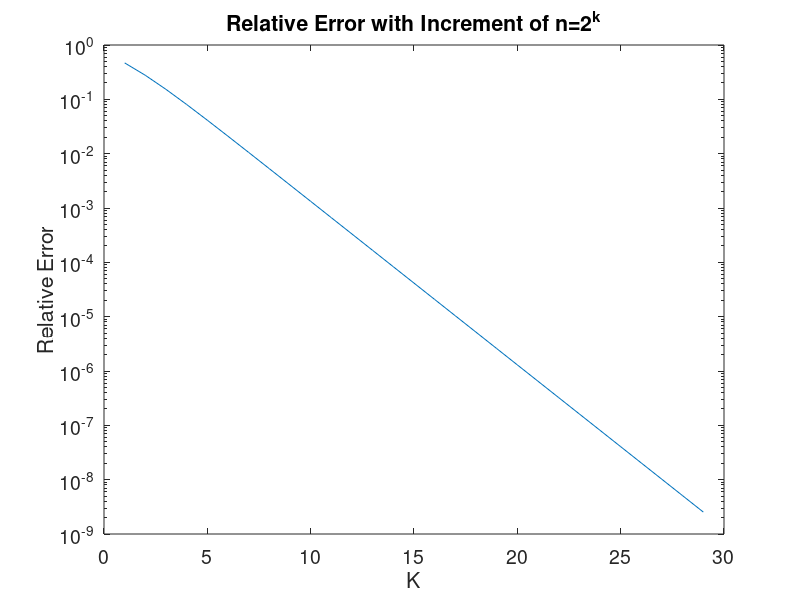

The MATLAB script that drew this image:


clear all;

%the true value of e 

exp(1)


kvalues = [1 : 29];
err = []; % Initialize an error array



%the approximation 

for i = kvalues
    
    n = 2^i 
    n
    e_approximation = (1 + 1 / n ) ^ n;
    
    
    approximation_err =  abs( exp(1) -  e_approximation); 
    
     err(i) = approximation_err; % Update the error array
end



%plot the error versus increase value of n 


semilogy(kvalues,err)
xlabel('K','fontsize',16)
ylabel('Relative Error','fontsize',16)
set(gca,'FontSize',14)
title('Relative Error with Increment of n=2^k');